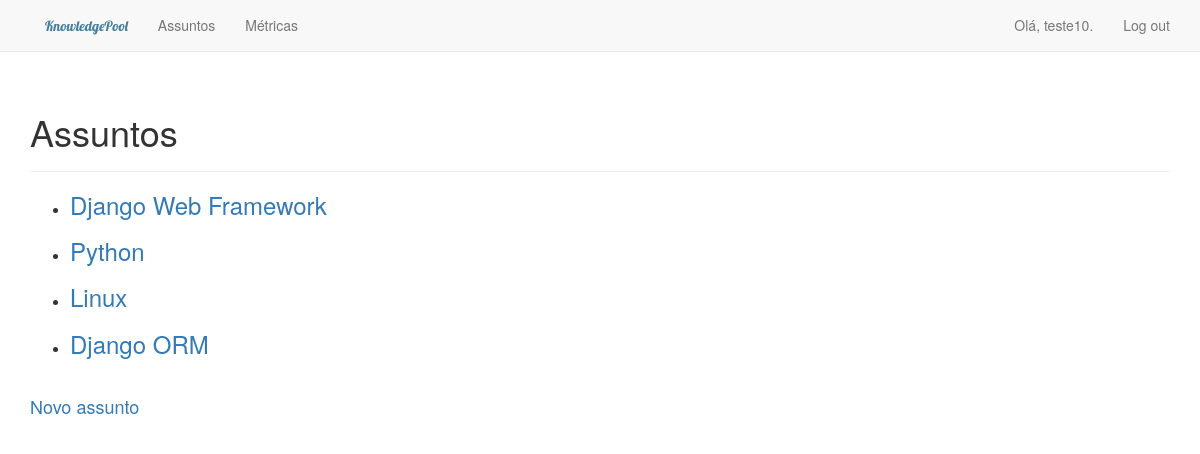
/assuntos (signed in), run on the app's committed database.
### knowledge_pool/models.py (models this page shows)
class Assunto(models.Model):
    titulo = models.CharField(max_length=200)
    descricao = models.TextField()
    data_criacao = models.DateTimeField(auto_now_add=True)
    dono = models.ForeignKey(User)
    qnt_entradas = models.IntegerField(default=0)
    def __str__(self):
        return self.titulo

### knowledge_pool/views.py (the view)
# urls.py: url(r'^assuntos$', views.assuntos, name='assuntos'),
@login_required
def assuntos(request):
    lista_assuntos = Assunto.objects.order_by('data_criacao')
    contexto = {'lista_assuntos': lista_assuntos}
    return render(request, 'knowledge_pool/assuntos.html', contexto)

### knowledge_pool/templates/knowledge_pool/assuntos.html
{% extends "knowledge_pool/base.html" %}
{% block header %}
    <h1>Assuntos</h1>
{% endblock header %}
{% block content %}
  <ul>
    {% for assunto in lista_assuntos  %}
      <li>
          <h3>
              <a href="{% url 'knowledge_pool:assunto' assunto.id %}">
                  {{ assunto }}
              </a>
          </h3>
      </li>
    {% empty %}
      <li>Nenhum assunto cadastrado até o momento.</li>
    {% endfor %}
  </ul>
  <br />
  <h4><a href="{% url 'knowledge_pool:novo_assunto' %}">Novo assunto</a></h4>
{% endblock content %}

### knowledge_pool/templates/knowledge_pool/base.html (shortened to what this page needs)
{% load bootstrap3 %}
{% load static %}
{% load staticfiles %}
<!DOCTYPE html>
<html lang="en">
    <head>
        <link rel="stylesheet" href="{% static 'css/../../static/knowledge_pool/knowledge_pool.css' %}">
        {% bootstrap_css %}
    </head>
    <body>
        <nav class="navbar navbar-default navbar-static-top">
            <div class="container">
                <div class="navbar-header">
                    <a class="navbar-brand, main-title" href="{% url 'knowledge_pool:index' %}">
                        KnowledgePool
                    </a>
                </div>
                <div id="navbar" class="navbar-collapse collapse">
                    <ul class="nav navbar-nav">
                        <li>
                            <a href="{% url 'knowledge_pool:assuntos' %}">Assuntos</a>
                        </li>
                        {% if user.is_authenticated %}
                        <li>
                            <a href="{% url 'knowledge_pool:graficos' %}">Métricas</a>
                        </li>
                        {% endif %}
                    </ul>
                    <ul class="nav navbar-nav navbar-right">
                        {% if user.is_authenticated %}
                            <li><a>Olá, {{ user.username }}.</a></li>
                            <li><a href="{% url 'users:logout' %}">Log out</a></li>
                        {% else %}
                            <li><a href="{% url 'users:register' %}">Cadastro</a></li>
                            <li><a href="{% url 'users:login' %}">Log in</a></li>
                        {% endif %}
                    </ul>
                </div>
            </div>
        </nav>
        <div class="container">
            <div class="page-header">
                {% block header %}
                {% endblock header %}
            </div>
            <div>
                {% block content %}
                {% endblock content %}
            </div>
        </div>
    </body>
</html>

### data on the page
Assunto: titulo "Django Web Framework"
Assunto: titulo "Python"
Assunto: titulo "Linux"
Assunto: titulo "Django ORM"

### other printed values
{{ user.username }} "teste10"
